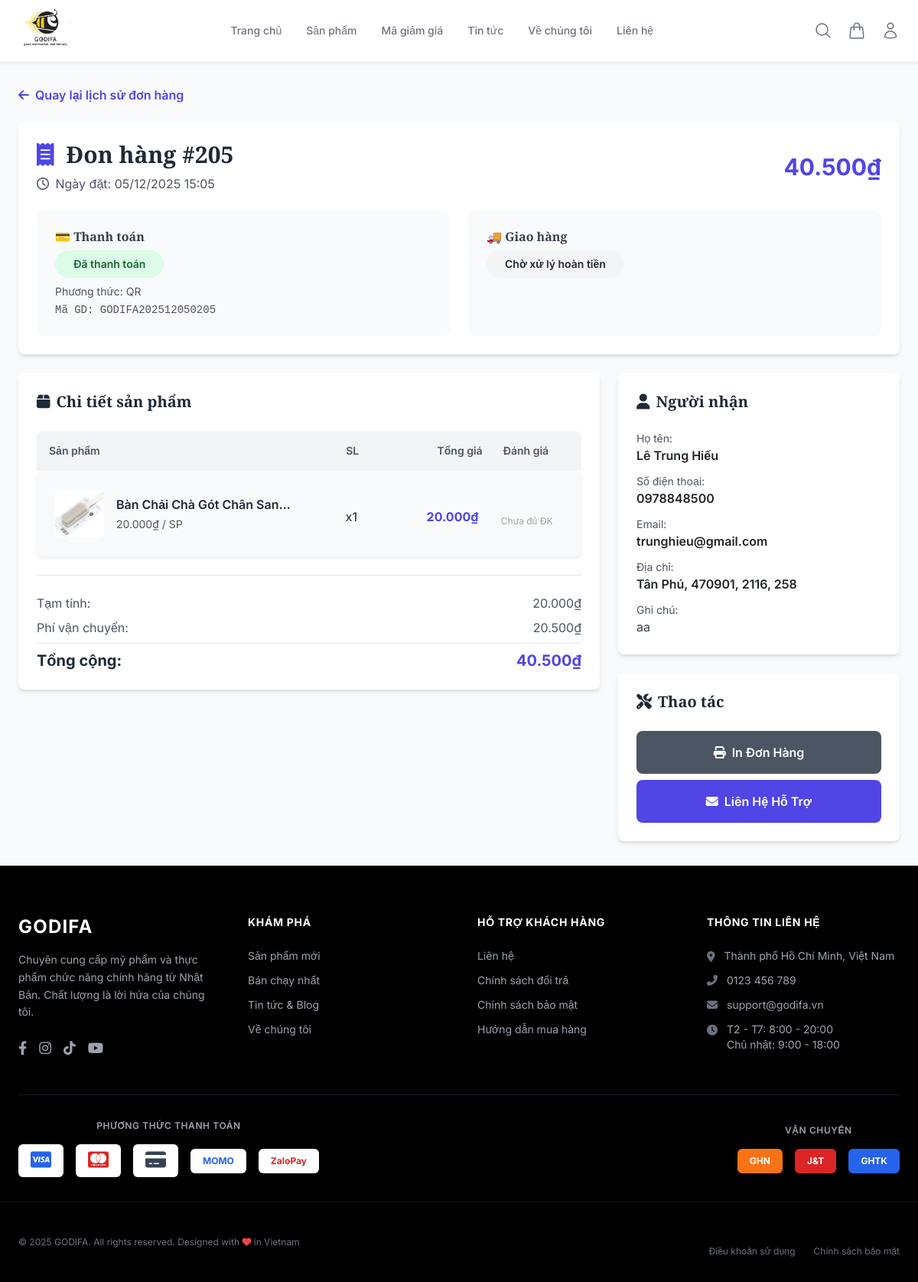
Screenshot of /view/order/detail.php?id=205 (signed in) with the database file from the repository.
### tables this page shows
CREATE TABLE IF NOT EXISTS `order_delivery` (
  `deliveryID` int NOT NULL AUTO_INCREMENT,
  `orderID` int NOT NULL,
  `recipientName` varchar(100) NOT NULL,
  `recipientEmail` varchar(100) DEFAULT NULL,
  `recipientPhone` varchar(20) NOT NULL,
  `address` varchar(255) NOT NULL,
  `ward` varchar(100) DEFAULT NULL,
  `district` varchar(100) NOT NULL,
  `city` varchar(100) NOT NULL,
  `provinceId` int DEFAULT NULL,
  `districtId` int DEFAULT NULL,
  `wardCode` varchar(20) DEFAULT NULL,
  `fullAddress` varchar(500) GENERATED ALWAYS AS (concat_ws(_utf8mb4', ',`address`,`ward`,`district`,`city`)) STORED,
  `deliveryNotes` text,
  `createdAt` timestamp NULL DEFAULT CURRENT_TIMESTAMP,
  PRIMARY KEY (`deliveryID`),
  UNIQUE KEY `orderID` (`orderID`),
  KEY `idx_orderID` (`orderID`),
  KEY `idx_province_district` (`provinceId`,`districtId`),
  KEY `idx_ward` (`wardCode`)
);

CREATE TABLE IF NOT EXISTS `order` (
  `orderID` int NOT NULL AUTO_INCREMENT,
  `orderDate` datetime NOT NULL DEFAULT CURRENT_TIMESTAMP COMMENT 'Ngày tạo đơn (không tự động update)',
  `paymentDate` datetime DEFAULT NULL COMMENT 'Ngày thanh toán thực tế (khi webhook xác nhận thành công)',
  `paymentStatus` varchar(50) NOT NULL COMMENT 'Chờ thanh toán, Đã thanh toán, Đã hủy',
  `totalAmount` decimal(10,0) NOT NULL,
  `paymentMethod` varchar(100) NOT NULL,
  `customerID` int NOT NULL,
  `note` text COMMENT 'Ghi chú đơn hàng',
  `voucherID` int DEFAULT NULL,
  `deliveryStatus` enum('Chờ xác nhận','Đang tiến hành vận chuyển','Hoàn thành','Đã hủy','Chờ xử lý hoàn tiền','Đã hoàn tiền','Yêu cầu hoàn trả','Đang hoàn trả','Đã hoàn trả') DEFAULT 'Chờ xác nhận',
  `shippingProvider` varchar(50) DEFAULT 'GHN' COMMENT 'Đơn vị vận chuyển',
  `shippingFee` decimal(10,2) DEFAULT '0.00' COMMENT 'Phí vận chuyển',
  `cancelReason` text COMMENT 'Lý do hủy đơn hàng',
  `cancelledAt` datetime DEFAULT NULL COMMENT 'Thời gian hủy đơn',
  `cancelledBy` enum('customer','admin') DEFAULT NULL COMMENT 'Người hủy: khách hay admin',
  `transactionCode` varchar(50) DEFAULT NULL COMMENT 'Mã giao dịch duy nhất (GODIFA202511040001)',
  `qrUrl` text COMMENT 'URL QR Code thanh toán SePay',
  `qrExpiredAt` datetime DEFAULT NULL COMMENT 'Thời gian hết hạn QR (15 phút)',
  PRIMARY KEY (`orderID`),
  KEY `fk_order_user` (`customerID`),
  KEY `fk_order_voucher` (`voucherID`),
  KEY `idx_transaction_code` (`transactionCode`),
  KEY `idx_qr_expired` (`qrExpiredAt`,`paymentStatus`),
  KEY `idx_payment_date` (`paymentDate`),
  KEY `idx_cancelled` (`cancelledAt`,`cancelledBy`)
);

CREATE TABLE IF NOT EXISTS `order_details` (
  `orderID` int NOT NULL,
  `productID` int NOT NULL,
  `quantity` int NOT NULL,
  `price` decimal(10,0) NOT NULL,
  PRIMARY KEY (`orderID`,`productID`),
  KEY `fk_orderDetails_product` (`productID`)
);

CREATE TABLE IF NOT EXISTS `product` (
  `productID` int NOT NULL AUTO_INCREMENT,
  `productName` varchar(150) NOT NULL,
  `SKU_MRK` varchar(30) NOT NULL,
  `stockQuantity` int NOT NULL,
  `price` float NOT NULL,
  `promotional_price` float DEFAULT NULL,
  `description` varchar(500) NOT NULL,
  `image` varchar(100) NOT NULL,
  `categoryID` int NOT NULL,
  `status` tinyint(1) NOT NULL DEFAULT '1' COMMENT '1=Hoạt động, 0=Đã khóa',
  PRIMARY KEY (`productID`),
  KEY `fk_product_category` (`categoryID`)
);

### view/order/detail.php (the view, shortened to what this page needs)
<?php
$orderID = $_GET['id'] ?? 0;
$customerID = $_SESSION['customer_id'];
$db = Database::getInstance();
$conn = $db->connect();
$stmt = mysqli_prepare($conn, "
    SELECT
        o.orderID,
        o.orderDate,
        o.totalAmount,
        o.shippingFee,
        o.paymentStatus,
        o.paymentMethod,
        o.deliveryStatus,
        o.transactionCode,
        od.recipientName,
        od.recipientPhone,
        od.recipientEmail,
        od.address,
        od.ward,
        od.district,
        od.city,
        od.deliveryNotes
    FROM `order` o
    LEFT JOIN order_delivery od ON o.orderID = od.orderID
    WHERE o.orderID = ? AND o.customerID = ?
");
mysqli_stmt_bind_param($stmt, "ii", $orderID, $customerID);
mysqli_stmt_execute($stmt);
$resultOrder = mysqli_stmt_get_result($stmt);
$order = mysqli_fetch_assoc($resultOrder);
$stmt = mysqli_prepare($conn, "
    SELECT
        od.productID,
        od.quantity,
        od.price,
        p.productName,
        p.image
    FROM order_details od
    JOIN product p ON od.productID = p.productID
    WHERE od.orderID = ?
");
mysqli_stmt_bind_param($stmt, "i", $orderID);
mysqli_stmt_execute($stmt);
$resultDetails = mysqli_stmt_get_result($stmt);
$rawOrderDetails = mysqli_fetch_all($resultDetails, MYSQLI_ASSOC);
$orderDetails = [];
foreach ($rawOrderDetails as $item) {
    $item['canReview'] = false;
    $item['isReviewed'] = false;
    $orderDetails[] = $item;
}
?>
<!DOCTYPE html>
<html lang="vi">
<head>
    <script src="https://cdn.tailwindcss.com"></script>
    <link rel="stylesheet" href="https://cdnjs.cloudflare.com/ajax/libs/font-awesome/6.4.0/css/all.min.css">
    <link href="https://cdn.jsdelivr.net/npm/bootstrap@5.3.3/dist/css/bootstrap.min.css" rel="stylesheet">
</head>
<body class="bg-gray-50">
    <?php include __DIR__ . '/../layout/header.php'; ?>
    <div class="max-w-7xl mx-auto px-4 py-8">
        <div class="mb-6">
            <a href="<?php echo BASE_URL; ?>view/account/order_history.php" class="text-indigo-600 hover:text-indigo-800 font-semibold">
                <i class="fas fa-arrow-left mr-2"></i>Quay lại lịch sử đơn hàng
            </a>
        </div>
        <div class="bg-white rounded-lg shadow-md p-6 mb-6">
            <div class="flex flex-wrap items-center justify-between mb-4">
                <div>
                    <h1 class="text-3xl font-bold text-gray-800">
                        <i class="fas fa-receipt text-indigo-600 mr-2"></i>
                        Ðon hàng #<?= $orderID ?>
                    </h1>
                    <p class="text-gray-600 mt-2">
                        <i class="far fa-clock mr-1"></i>
                        Ngày đặt: <?= date('d/m/Y H:i', strtotime($order['orderDate'])) ?>
                    </p>
                </div>
                <div class="text-right">
                    <p class="text-3xl font-bold text-indigo-600">
                        <?= number_format($order['totalAmount'], 0, ',', '.') ?>₫
                    </p>
                </div>
            </div>
            <div class="grid grid-cols-1 md:grid-cols-2 gap-4">
                <div class="bg-gray-50 p-4 rounded-lg">
                    <h3 class="font-semibold text-gray-700 mb-2">💳 Thanh toán</h3>
                    <?php
                    $paymentColors = [
                        'Đã thanh toán' => 'bg-green-100 text-green-800',
                        'Chờ thanh toán' => 'bg-yellow-100 text-yellow-800',
                        'Đã hủy' => 'bg-red-100 text-red-800'
                    ];
                    $paymentColor = $paymentColors[$order['paymentStatus']] ?? 'bg-gray-100 text-gray-800';
                    ?>
                    <span class="inline-block px-4 py-2 rounded-full text-sm font-semibold <?= $paymentColor ?> mb-2">
                        <?= $order['paymentStatus'] ?>
                    </span>
                    <p class="text-sm text-gray-600">Phương thức: <?= $order['paymentMethod'] ?></p>
                    <?php if ($order['transactionCode']): ?>
                    <p class="text-sm text-gray-600 font-mono mt-1">Mã GD: <?= $order['transactionCode'] ?></p>
                    <?php endif; ?>
                </div>
                <div class="bg-gray-50 p-4 rounded-lg">
                    <h3 class="font-semibold text-gray-700 mb-2">🚚 Giao hàng</h3>
                    <?php
                    $deliveryColors = [
                        'Hoàn thành' => 'bg-green-100 text-green-800',
                        'Đang tiến hành vận chuyển' => 'bg-blue-100 text-blue-800',
                        'Chờ xác nhận' => 'bg-yellow-100 text-yellow-800',
                        'Đã hủy' => 'bg-red-100 text-red-800',
                        'Đã giao' => 'bg-green-100 text-green-800',
                        'Đang giao' => 'bg-blue-100 text-blue-800',
                        'Đang xử lý' => 'bg-blue-100 text-blue-800',
                        'Chờ xử lý' => 'bg-yellow-100 text-yellow-800',
                    ];
                    $deliveryColor = $deliveryColors[$order['deliveryStatus']] ?? 'bg-gray-100 text-gray-800';
                    ?>
                    <span class="inline-block px-4 py-2 rounded-full text-sm font-semibold <?= $deliveryColor ?> mb-2">
                        <?= $order['deliveryStatus'] ?>
                    </span>
                </div>
            </div>
        </div>
        <div class="grid grid-cols-1 lg:grid-cols-3 gap-6">
            <div class="lg:col-span-2 space-y-6">
                <div class="bg-white rounded-lg shadow-md p-6">
                    <h2 class="text-xl font-bold text-gray-800 mb-4">
                        <i class="fas fa-box mr-2"></i>Chi tiết sản phẩm
                    </h2>
                    <div class="hidden md:flex items-center text-sm font-semibold text-gray-600 bg-gray-100 p-3 rounded-t-lg">
                        <span class="w-1/2">Sản phẩm</span>
                        <span class="w-1/6 text-center">SL</span>
                        <span class="w-1/6 text-right">Tổng giá</span>
                        <span class="w-1/6 text-center">Đánh giá</span>
                    </div>
                    <div class="space-y-3">
                        <?php foreach ($orderDetails as $item): ?>
                        <div class="flex flex-wrap md:flex-nowrap items-center bg-gray-50 p-4 rounded-lg shadow-sm hover:shadow-md transition">
                            <img src="<?php echo BASE_URL; ?>image/<?= htmlspecialchars($item['image']) ?>"
                                 alt="<?= htmlspecialchars($item['productName']) ?>"
                                 class="w-16 h-16 object-cover rounded-lg mr-4 flex-shrink-0">
                            <div class="flex-1 min-w-0 pr-4 w-full md:w-1/2">
                                <p class="font-semibold text-gray-800 truncate"><?= htmlspecialchars($item['productName']) ?></p>
                                <p class="text-gray-600 text-sm mt-1">
                                    <?= number_format($item['price'], 0, ',', '.') ?>₫ / SP
                                </p>
                            </div>
                            <p class="text-gray-700 text-center font-medium w-1/4 md:w-1/6 mt-2 md:mt-0">x<?= $item['quantity'] ?></p>
                            <p class="font-bold text-indigo-600 text-right w-1/4 md:w-1/6 mt-2 md:mt-0">
                                <?= number_format($item['price'] * $item['quantity'], 0, ',', '.') ?>₫
                            </p>
                            <div class="w-full md:w-1/6 text-center mt-3 md:mt-0 pl-4">
                                <?php if (isset($item['isReviewed']) && $item['isReviewed']): ?>
                                    <span class="inline-block bg-indigo-100 text-indigo-700 px-2 py-1 text-xs font-semibold rounded-full">Ðã dánh giá</span>
                                <?php else: ?>
                                    <span class="text-gray-400 text-xs">Chưa đủ ĐK</span>
                                <?php endif; ?>
                            </div>
                        </div>
                        <?php endforeach; ?>
                    </div>
                    <div class="border-t mt-4 pt-4 space-y-2">
                        <div class="flex justify-between text-gray-600">
                            <span>Tạm tính:</span>
                            <span><?= number_format($order['totalAmount'] - ($order['shippingFee'] ?? 0), 0, ',', '.') ?>₫</span>
                        </div>
                        <?php if ($order['shippingFee']): ?>
                        <div class="flex justify-between text-gray-600">
                            <span>Phí vận chuyển:</span>
                            <span><?= number_format($order['shippingFee'], 0, ',', '.') ?>₫</span>
                        </div>
                        <?php endif; ?>
                        <div class="flex justify-between text-xl font-bold text-gray-800 pt-2 border-t">
                            <span>Tổng cộng:</span>
                            <span class="text-indigo-600"><?= number_format($order['totalAmount'], 0, ',', '.') ?>₫</span>
                        </div>
                    </div>
                </div>
            </div>
            <div class="space-y-6">
                <div class="bg-white rounded-lg shadow-md p-6">
                    <h2 class="text-xl font-bold text-gray-800 mb-4">
                        <i class="fas fa-user mr-2"></i>Người nhận
                    </h2>
                    <div class="space-y-3">
                        <div>
                            <p class="text-sm text-gray-600">Họ tên:</p>
                            <p class="font-semibold"><?= htmlspecialchars($order['recipientName'] ?? 'Chưa cập nhật') ?></p>
                        </div>
                        <div>
                            <p class="text-sm text-gray-600">Số điện thoại:</p>
                            <p class="font-semibold"><?= htmlspecialchars($order['recipientPhone'] ?? '') ?></p>
                        </div>
                        <?php if (!empty($order['recipientEmail'])): ?>
                        <div>
                            <p class="text-sm text-gray-600">Email:</p>
                            <p class="font-semibold"><?= htmlspecialchars($order['recipientEmail']) ?></p>
                        </div>
                        <?php endif; ?>
                        <div>
                            <p class="text-sm text-gray-600">Địa chỉ:</p>
                            <p class="font-semibold">
                                <?= htmlspecialchars($order['address'] ?? '') ?><?= !empty($order['address']) ? ',' : '' ?>
                                <?= htmlspecialchars($order['ward'] ?? '') ?><?= !empty($order['ward']) ? ',' : '' ?>
                                <?= htmlspecialchars($order['district'] ?? '') ?><?= !empty($order['district']) ? ',' : '' ?>
                                <?= htmlspecialchars($order['city'] ?? '') ?>
                            </p>
                        </div>
                        <?php if (!empty($order['deliveryNotes'])): ?>
                        <div>
                            <p class="text-sm text-gray-600">Ghi chú:</p>
                            <p class="text-gray-700"><?= htmlspecialchars($order['deliveryNotes']) ?></p>
                        </div>
                        <?php endif; ?>
                    </div>
                </div>
                <div class="bg-white rounded-lg shadow-md p-6">
                    <h2 class="text-xl font-bold text-gray-800 mb-4">
                        <i class="fas fa-tools mr-2"></i>Thao tác
                    </h2>
                    <div class="space-y-2">
                        <button onclick="window.print()"
                                class="block w-full text-center bg-gray-600 text-white px-4 py-3 rounded-lg hover:bg-gray-700 transition font-semibold">
                            <i class="fas fa-print mr-2"></i>In Đơn Hàng
                        </button>
                        <a href="mailto:support@godifa.com?subject=Hỗ trợ đơn hàng #<?= $orderID ?>"
                           class="block w-full text-center bg-indigo-600 text-white px-4 py-3 rounded-lg hover:bg-indigo-700 transition font-semibold">
                            <i class="fas fa-envelope mr-2"></i>Liên Hệ Hỗ Trợ
                        </a>
                    </div>
                </div>
            </div>
        </div>
    </div>
    <?php include __DIR__ . '/../layout/footer.php'; ?>
</body>
</html>

### view/layout/header.php (style rules this page uses)
body { font-family: 'Inter', sans-serif; }
h1, h2, h3, .brand-font { font-family: 'Playfair Display', serif; }

### rows the page displays
order_delivery: orderID.orderDate "05/12/2025 15:05", orderID.totalAmount "40.500", orderID.paymentStatus "Đã thanh toán", orderID.paymentMethod "QR", orderID.transactionCode "GODIFA202512050205", orderID.deliveryStatus "Chờ xử lý hoàn tiền", $order['totalAmount']-($order['shippingFee']??0) "20.000", orderID.shippingFee "20.500", recipientName "Lê Trung Hiếu", recipientPhone "0978848500", recipientEmail "trunghieu@gmail.com", address "Tân Phú", ward "470901", district "2116", city "258", deliveryNotes "aa"
order_details: productID.image (picture), productID.productName "Bàn Chải Chà Gót Chân San…", price "20.000", quantity "1", $item['price'] * $item['quantity'] "20.000"

### other values shown
$orderID "205"
